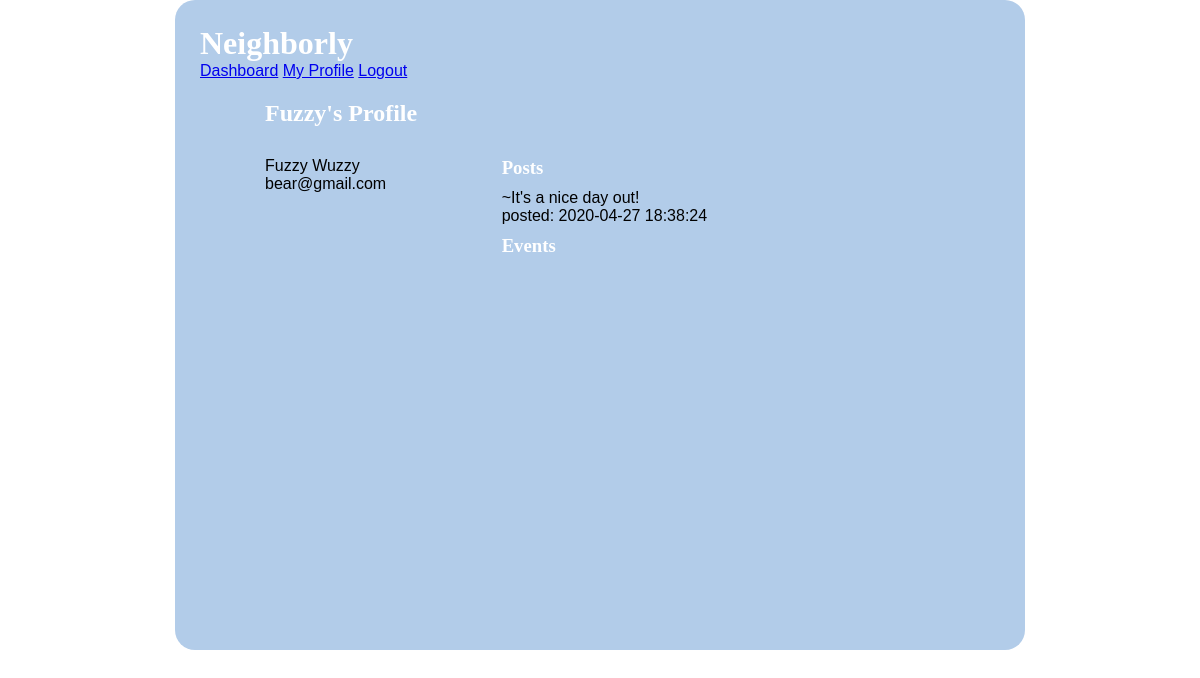
The app's page /neighbors/profile/2 (signed in), older data.
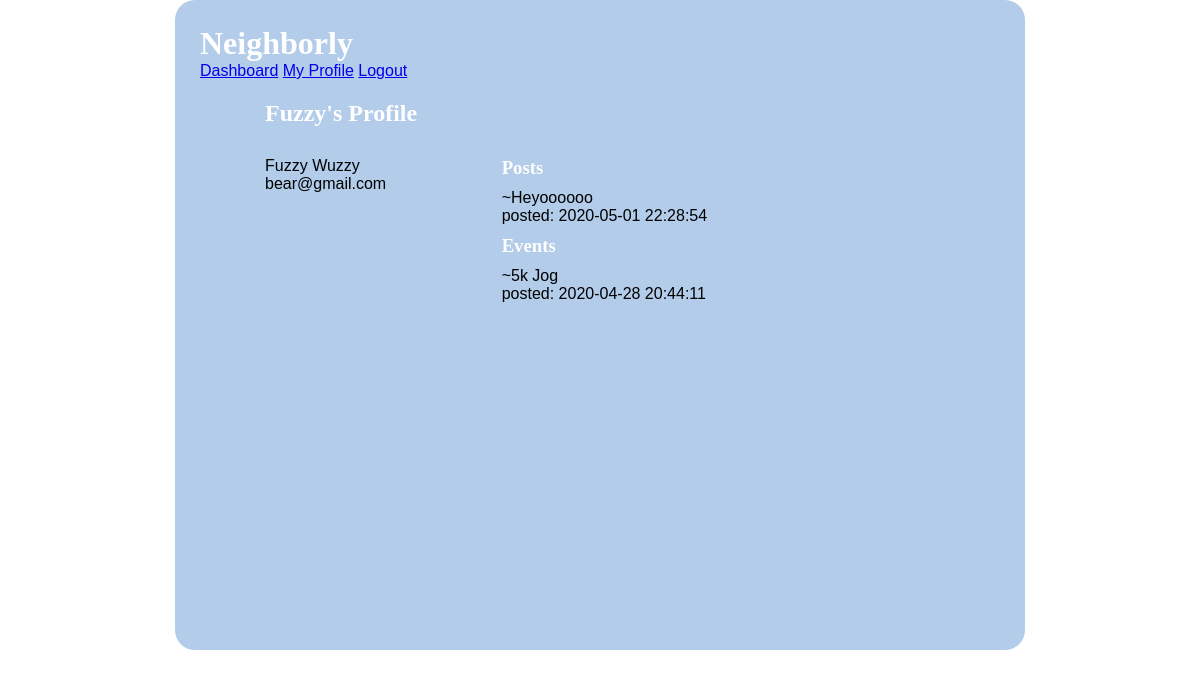
The same page, newer data.
### models.py (models this page shows, shortened)
class User(db.Model):
    __tablename__ = "users"
    id = db.Column(db.Integer, primary_key=True)
    first_name = db.Column(db.String(45))
    last_name = db.Column(db.String(45))
    email = db.Column(db.String(255))
    address_id = db.Column(db.Integer, db.ForeignKey('addresses.id', ondelete='cascade'))
    address = db.relationship('Address', foreign_keys=[address_id])
    password_hash=db.Column(db.String(255))
    likes_sent = db.relationship('Post', secondary=likes_table, passive_deletes=True)
    all_post = db.relationship('Post', back_populates="user", cascade="all, delete, delete-orphan")
    all_event = db.relationship('Event', back_populates="user", cascade="all, delete, delete-orphan")
    created_at = db.Column(db.DateTime, server_default = func.now())
    updated_at = db.Column(db.DateTime, server_default = func.now(), onupdate = func.now())

class Post(db.Model):
    __tablename__ = "posts"
    id = db.Column(db.Integer, primary_key=True)
    message = db.Column(db.String(255))
    user_id = db.Column(db.Integer, db.ForeignKey('users.id', ondelete='cascade'))
    user = db.relationship('User', foreign_keys=[user_id])
    likes_rec = db.relationship('User', secondary=likes_table, passive_deletes=True)
    all_post = db.relationship('Post_comment', back_populates="post", cascade="all, delete, delete-orphan")
    created_at = db.Column(db.DateTime, server_default = func.now())
    updated_at = db.Column(db.DateTime, server_default = func.now(), onupdate = func.now())

class Event(db.Model):
    __tablename__ = "events"
    id = db.Column(db.Integer, primary_key=True)
    title = db.Column(db.String(100))
    description = db.Column(db.String(255))
    date = db.Column(db.String(45))
    time = db.Column(db.String(45))
    user_id = db.Column(db.Integer, db.ForeignKey('users.id', ondelete='cascade'))
    user = db.relationship('User', foreign_keys=[user_id])
    location_id = db.Column(db.Integer, db.ForeignKey('event_locations.id', ondelete='cascade'))
    location = db.relationship('Event_location', foreign_keys=[location_id])
    all_comment = db.relationship('Event_comment', back_populates="event", cascade="all, delete, delete-orphan")
    created_at = db.Column(db.DateTime, server_default = func.now())
    updated_at = db.Column(db.DateTime, server_default = func.now(), onupdate = func.now())

### controller.py (the view)
def neighbors_profile(user_id):
    if 'user_id' not in session:
        return redirect("/")
    user = User.query.filter_by(id = int(user_id)).all()
    post_history = Post.query.filter_by(user_id = int(user_id))
    event_history = Event.query.filter_by(user_id = int(user_id))
    return render_template("neighbors_profile.html", all_users = user, all_posts = post_history, all_events = event_history)

### templates/neighbors_profile.html (shortened to what this page needs)
<!DOCTYPE html>
<html lang="en">
<head>
    <link rel="stylesheet" type="text/css" href="{{ url_for('static', filename='style1.css') }}">
</head>
<body>
    <div class="container">
        <h1>Neighborly</h1>
        <div class="navigation">
            <a href="/dashboard">Dashboard</a>
            <a href="/my_profile">My Profile</a>
            <a href="/logout">Logout</a>
        </div>
        <div class="user_info">
            {% for user in all_users %}
                <h2>{{user.first_name}}'s Profile</h2>
                <ul>
                    <li>{{user.first_name}} {{user.last_name}}
                        <p>{{user.email}}</p>
                    </li>
                </ul>
            {% endfor %}
        </div>
        <div class="user_info">
            <ul>
                <li><h3>Posts</h3></li>
                {% for history in all_posts %}
                    <li>~{{history.message}}
                        <p>posted: {{history.created_at}} </p>
                    </li>
                {% endfor %}
                <li><h3>Events</h3></li>
                {% for history in all_events %}
                    <li>~{{history.title}}
                        <p>posted: {{history.created_at}}</p>
                    </li>
                {% endfor %}
            </ul>
        </div>
    </div>
</body>
</html>

Row changes from the older to the newer data that the page shows:
removed Post: message "It's a nice day out!", created_at "2020-04-27 18:38:24"
added Post: message "Heyoooooo", created_at "2020-05-01 22:28:54"
now on this page (row edited): Event: title "5k Jog", created_at "2020-04-28 20:44:11"
